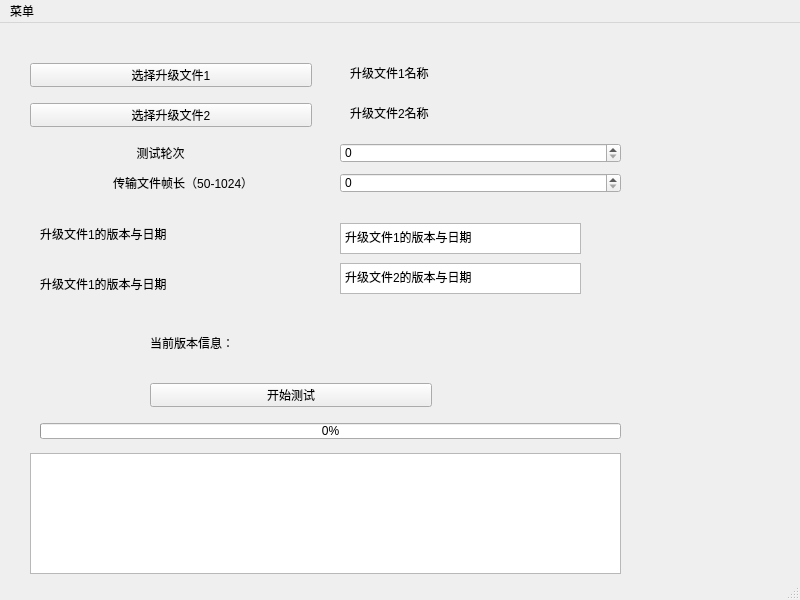
<?xml version="1.0" encoding="UTF-8"?>
<ui version="4.0">
 <class>MainWindow</class>
 <widget class="QMainWindow" name="MainWindow">
  <property name="geometry">
   <rect>
    <x>0</x>
    <y>0</y>
    <width>800</width>
    <height>600</height>
   </rect>
  </property>
  <property name="windowTitle">
   <string>MainWindow</string>
  </property>
  <widget class="QWidget" name="centralwidget">
   <widget class="QPushButton" name="pushButton_ile1">
    <property name="geometry">
     <rect>
      <x>30</x>
      <y>40</y>
      <width>282</width>
      <height>24</height>
     </rect>
    </property>
    <property name="text">
     <string>选择升级文件1</string>
    </property>
   </widget>
   <widget class="QPushButton" name="pushButton_feil2">
    <property name="geometry">
     <rect>
      <x>30</x>
      <y>80</y>
      <width>282</width>
      <height>24</height>
     </rect>
    </property>
    <property name="text">
     <string>选择升级文件2</string>
    </property>
   </widget>
   <widget class="QLabel" name="label_2">
    <property name="geometry">
     <rect>
      <x>350</x>
      <y>40</y>
      <width>351</width>
      <height>20</height>
     </rect>
    </property>
    <property name="text">
     <string>升级文件1名称</string>
    </property>
   </widget>
   <widget class="QLabel" name="label">
    <property name="geometry">
     <rect>
      <x>30</x>
      <y>120</y>
      <width>282</width>
      <height>20</height>
     </rect>
    </property>
    <property name="text">
     <string>                                测试轮次</string>
    </property>
   </widget>
   <widget class="QSpinBox" name="spinBox">
    <property name="geometry">
     <rect>
      <x>340</x>
      <y>120</y>
      <width>281</width>
      <height>20</height>
     </rect>
    </property>
   </widget>
   <widget class="QPushButton" name="pushButtonupgrade">
    <property name="geometry">
     <rect>
      <x>150</x>
      <y>360</y>
      <width>282</width>
      <height>24</height>
     </rect>
    </property>
    <property name="text">
     <string>开始测试</string>
    </property>
   </widget>
   <widget class="QLabel" name="label_3">
    <property name="geometry">
     <rect>
      <x>350</x>
      <y>80</y>
      <width>351</width>
      <height>20</height>
     </rect>
    </property>
    <property name="text">
     <string>升级文件2名称</string>
    </property>
   </widget>
   <widget class="QLabel" name="label_4">
    <property name="geometry">
     <rect>
      <x>30</x>
      <y>150</y>
      <width>282</width>
      <height>20</height>
     </rect>
    </property>
    <property name="text">
     <string>                         传输文件帧长（50-1024）</string>
    </property>
   </widget>
   <widget class="QSpinBox" name="spinBox_2">
    <property name="geometry">
     <rect>
      <x>340</x>
      <y>150</y>
      <width>281</width>
      <height>20</height>
     </rect>
    </property>
   </widget>
   <widget class="QLabel" name="label_5">
    <property name="geometry">
     <rect>
      <x>40</x>
      <y>200</y>
      <width>251</width>
      <height>21</height>
     </rect>
    </property>
    <property name="text">
     <string>升级文件1的版本与日期</string>
    </property>
   </widget>
   <widget class="QLabel" name="label_6">
    <property name="geometry">
     <rect>
      <x>40</x>
      <y>250</y>
      <width>251</width>
      <height>21</height>
     </rect>
    </property>
    <property name="text">
     <string>升级文件1的版本与日期</string>
    </property>
   </widget>
   <widget class="QPlainTextEdit" name="plainTextEdit">
    <property name="geometry">
     <rect>
      <x>340</x>
      <y>240</y>
      <width>241</width>
      <height>31</height>
     </rect>
    </property>
    <property name="plainText">
     <string>升级文件2的版本与日期</string>
    </property>
   </widget>
   <widget class="QPlainTextEdit" name="plainTextEdit_2">
    <property name="geometry">
     <rect>
      <x>340</x>
      <y>200</y>
      <width>241</width>
      <height>31</height>
     </rect>
    </property>
    <property name="plainText">
     <string>升级文件1的版本与日期</string>
    </property>
   </widget>
   <widget class="QPlainTextEdit" name="plainTextEdit_3">
    <property name="geometry">
     <rect>
      <x>30</x>
      <y>430</y>
      <width>591</width>
      <height>121</height>
     </rect>
    </property>
   </widget>
   <widget class="QLabel" name="label_7">
    <property name="geometry">
     <rect>
      <x>150</x>
      <y>310</y>
      <width>281</width>
      <height>20</height>
     </rect>
    </property>
    <property name="text">
     <string>当前版本信息：</string>
    </property>
   </widget>
   <widget class="QProgressBar" name="progressBar">
    <property name="geometry">
     <rect>
      <x>40</x>
      <y>400</y>
      <width>581</width>
      <height>16</height>
     </rect>
    </property>
    <property name="value">
     <number>0</number>
    </property>
   </widget>
   <zorder>pushButton_ile1</zorder>
   <zorder>pushButton_feil2</zorder>
   <zorder>label</zorder>
   <zorder>spinBox</zorder>
   <zorder>pushButtonupgrade</zorder>
   <zorder>label_3</zorder>
   <zorder>label_2</zorder>
   <zorder>label_4</zorder>
   <zorder>spinBox_2</zorder>
   <zorder>label_5</zorder>
   <zorder>label_6</zorder>
   <zorder>plainTextEdit</zorder>
   <zorder>plainTextEdit_2</zorder>
   <zorder>plainTextEdit_3</zorder>
   <zorder>label_7</zorder>
   <zorder>progressBar</zorder>
  </widget>
  <widget class="QMenuBar" name="menubar">
   <property name="geometry">
    <rect>
     <x>0</x>
     <y>0</y>
     <width>800</width>
     <height>22</height>
    </rect>
   </property>
   <widget class="QMenu" name="menu">
    <property name="title">
     <string>菜单</string>
    </property>
    <addaction name="actionwww"/>
   </widget>
   <addaction name="menu"/>
  </widget>
  <widget class="QStatusBar" name="statusbar"/>
  <action name="actionNULL1">
   <property name="text">
    <string>NULL1</string>
   </property>
  </action>
  <action name="actionwww">
   <property name="text">
    <string>打开串口</string>
   </property>
  </action>
 </widget>
 <resources/>
 <connections/>
</ui>
